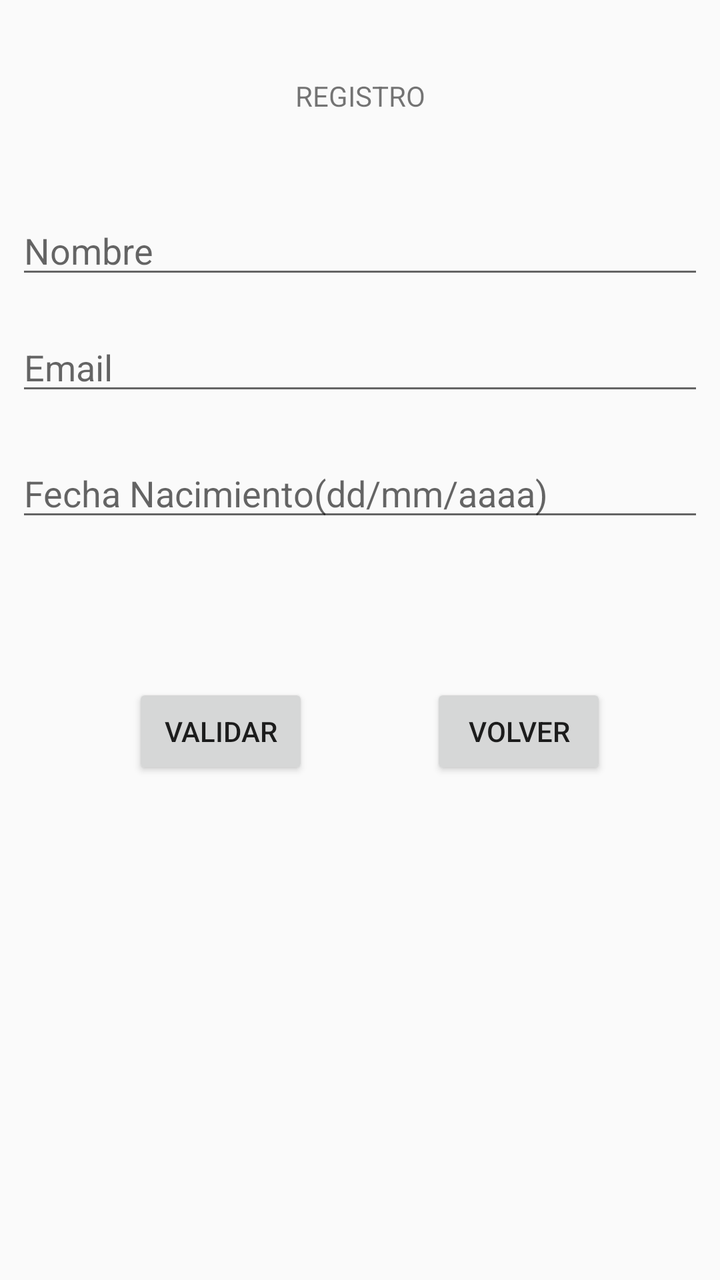
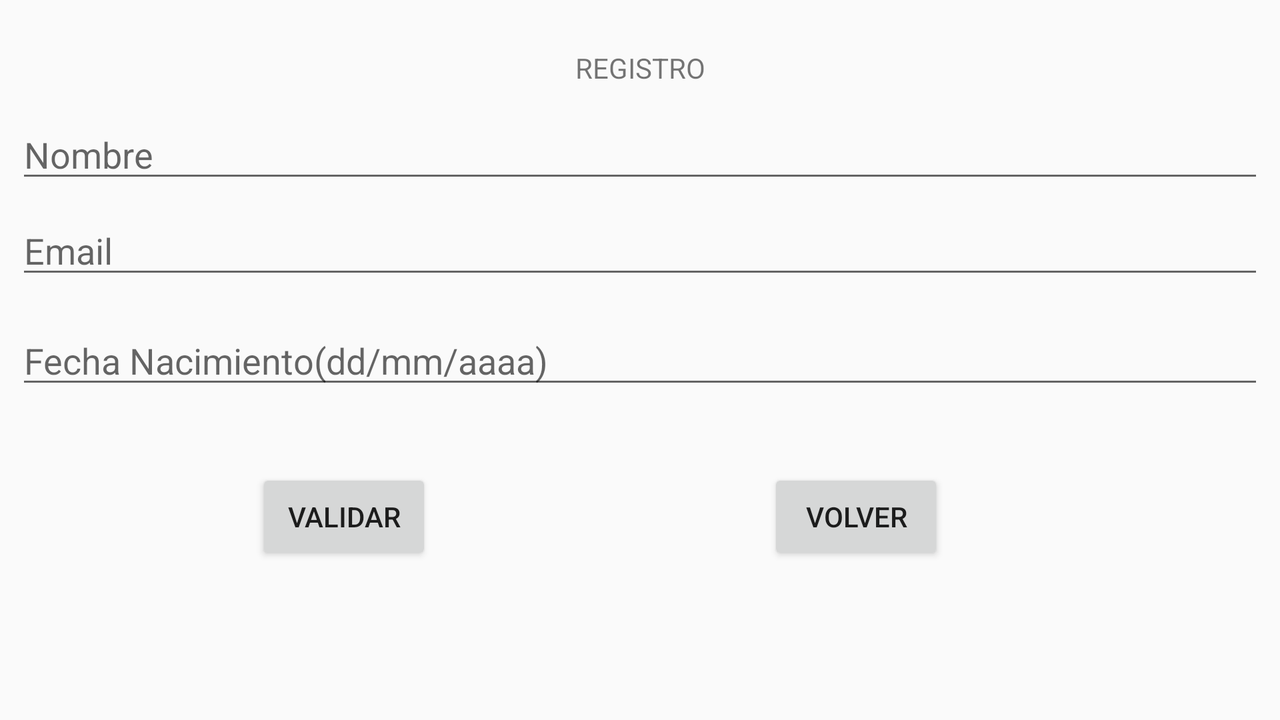

First picture: res/layout/ on a phone held upright. Second picture: the repository's own variant of that layout, on a device whose configuration matches the variant's folder. Source for both follows.
<!-- AndroidManifest.xml: application theme AppTheme -->
<!-- res/layout/registro.xml -->
<?xml version="1.0" encoding="utf-8"?>
<android.support.constraint.ConstraintLayout
    xmlns:android="http://schemas.android.com/apk/res/android"
    xmlns:app="http://schemas.android.com/apk/res-auto"
    xmlns:tools="http://schemas.android.com/tools"
    android:layout_width="match_parent"
    android:layout_height="match_parent">

    <TextView
        android:id="@+id/textView2"
        android:layout_width="wrap_content"
        android:layout_height="wrap_content"
        android:layout_marginBottom="8dp"
        android:layout_marginEnd="8dp"
        android:layout_marginStart="8dp"
        android:layout_marginTop="8dp"
        android:text="@string/registro"
        app:layout_constraintBottom_toBottomOf="parent"
        app:layout_constraintEnd_toEndOf="parent"
        app:layout_constraintStart_toStartOf="parent"
        app:layout_constraintTop_toTopOf="parent"
        app:layout_constraintVertical_bias="0.05" />

    <EditText
        android:id="@+id/textnombre"
        android:layout_width="match_parent"
        android:layout_height="39dp"
        android:layout_marginBottom="8dp"
        android:layout_marginEnd="8dp"
        android:layout_marginStart="8dp"
        android:layout_marginTop="8dp"
        android:hint="@string/nombre"
        app:layout_constraintBottom_toBottomOf="parent"
        app:layout_constraintEnd_toEndOf="parent"
        app:layout_constraintStart_toStartOf="parent"
        app:layout_constraintTop_toBottomOf="@+id/textView2"
        app:layout_constraintVertical_bias="0.076" />

    <EditText
        android:id="@+id/textemail"
        android:layout_width="match_parent"
        android:layout_height="40dp"
        android:layout_marginBottom="8dp"
        android:layout_marginEnd="8dp"
        android:layout_marginStart="8dp"
        android:layout_marginTop="8dp"
        android:hint="@string/email"
        android:inputType="textEmailAddress"
        app:layout_constraintBottom_toBottomOf="parent"
        app:layout_constraintEnd_toEndOf="parent"
        app:layout_constraintStart_toStartOf="parent"
        app:layout_constraintTop_toTopOf="parent"
        app:layout_constraintVertical_bias="0.265" />

    <EditText
        android:id="@+id/textfecha"
        android:layout_width="match_parent"
        android:layout_height="40dp"
        android:layout_marginBottom="8dp"
        android:layout_marginEnd="8dp"
        android:layout_marginStart="8dp"
        android:layout_marginTop="8dp"
        android:clickable="true"
        android:focusable="false"
        android:hint="@string/fecha"
        app:layout_constraintBottom_toBottomOf="parent"
        app:layout_constraintEnd_toEndOf="parent"
        app:layout_constraintStart_toStartOf="parent"
        app:layout_constraintTop_toTopOf="parent"
        app:layout_constraintVertical_bias="0.373" />

    <Button
        android:id="@+id/botonvalidar"
        android:layout_width="wrap_content"
        android:layout_height="wrap_content"
        android:layout_marginBottom="8dp"
        android:layout_marginEnd="8dp"
        android:layout_marginStart="8dp"
        android:layout_marginTop="8dp"
        android:text="@string/validar"
        app:layout_constraintBottom_toBottomOf="parent"
        app:layout_constraintEnd_toEndOf="parent"
        app:layout_constraintHorizontal_bias="0.228"
        app:layout_constraintStart_toStartOf="parent"
        app:layout_constraintTop_toTopOf="parent"
        app:layout_constraintVertical_bias="0.579" />

    <Button
        android:id="@+id/botonvolver3"
        android:layout_width="wrap_content"
        android:layout_height="wrap_content"
        android:layout_marginEnd="8dp"
        android:layout_marginStart="8dp"
        android:text="@string/volver"
        app:layout_constraintBaseline_toBaselineOf="@+id/botonvalidar"
        app:layout_constraintEnd_toEndOf="parent"
        app:layout_constraintHorizontal_bias="0.81"
        app:layout_constraintStart_toStartOf="parent" />

</android.support.constraint.ConstraintLayout>
<!-- resources referenced by this layout -->
<resources>
  <string name="email">Email</string>
  <string name="fecha">Fecha Nacimiento(dd/mm/aaaa)</string>
  <string name="nombre">Nombre</string>
  <string name="registro">REGISTRO</string>
  <string name="validar">VALIDAR</string>
  <string name="volver">VOLVER</string>
  <style name="AppTheme" parent="Theme.AppCompat.Light.DarkActionBar">
          
          <item name="colorPrimary">@color/colorPrimary</item>
          <item name="colorPrimaryDark">@color/colorPrimaryDark</item>
          <item name="colorAccent">@color/colorAccent</item>
      </style>
</resources>
<!-- res/layout-land/registro.xml (the repository's variant of the layout above) -->
<!-- drawn on the phone turned sideways -->
<?xml version="1.0" encoding="utf-8"?>
<android.support.constraint.ConstraintLayout
    xmlns:android="http://schemas.android.com/apk/res/android"
    xmlns:app="http://schemas.android.com/apk/res-auto"
    xmlns:tools="http://schemas.android.com/tools"
    android:layout_width="match_parent"
    android:layout_height="match_parent">

    <TextView
        android:id="@+id/textView2"
        android:layout_width="wrap_content"
        android:layout_height="wrap_content"
        android:layout_marginBottom="8dp"
        android:layout_marginEnd="8dp"
        android:layout_marginStart="8dp"
        android:layout_marginTop="8dp"
        android:text="@string/registro"
        app:layout_constraintBottom_toBottomOf="parent"
        app:layout_constraintEnd_toEndOf="parent"
        app:layout_constraintStart_toStartOf="parent"
        app:layout_constraintTop_toTopOf="parent"
        app:layout_constraintVertical_bias="0.05" />

    <EditText
        android:id="@+id/textnombre"
        android:layout_width="match_parent"
        android:layout_height="39dp"
        android:layout_marginBottom="8dp"
        android:layout_marginEnd="8dp"
        android:layout_marginStart="8dp"
        android:layout_marginTop="8dp"
        android:hint="@string/nombre"
        app:layout_constraintBottom_toBottomOf="parent"
        app:layout_constraintEnd_toEndOf="parent"
        app:layout_constraintStart_toStartOf="parent"
        app:layout_constraintTop_toTopOf="parent"
        app:layout_constraintVertical_bias="0.162" />

    <EditText
        android:id="@+id/textemail"
        android:layout_width="match_parent"
        android:layout_height="40dp"
        android:layout_marginBottom="8dp"
        android:layout_marginEnd="8dp"
        android:layout_marginStart="8dp"
        android:layout_marginTop="8dp"
        android:hint="@string/email"
        android:inputType="textEmailAddress"
        app:layout_constraintBottom_toBottomOf="parent"
        app:layout_constraintEnd_toEndOf="parent"
        app:layout_constraintHorizontal_bias="0.0"
        app:layout_constraintStart_toStartOf="parent"
        app:layout_constraintTop_toTopOf="parent"
        app:layout_constraintVertical_bias="0.317" />

    <EditText
        android:id="@+id/textfecha"
        android:layout_width="match_parent"
        android:layout_height="40dp"
        android:layout_marginBottom="8dp"
        android:layout_marginEnd="8dp"
        android:layout_marginStart="8dp"
        android:layout_marginTop="8dp"
        android:hint="@string/fecha"
        app:layout_constraintBottom_toBottomOf="parent"
        app:layout_constraintEnd_toEndOf="parent"
        app:layout_constraintHorizontal_bias="0.0"
        app:layout_constraintStart_toStartOf="parent"
        app:layout_constraintTop_toTopOf="parent"
        app:layout_constraintVertical_bias="0.498" />

    <Button
        android:id="@+id/botonvalidar"
        android:layout_width="wrap_content"
        android:layout_height="wrap_content"
        android:layout_marginBottom="8dp"

        android:layout_marginLeft="128dp"
        android:layout_marginTop="8dp"
        android:text="@string/validar"
        app:layout_constraintBottom_toBottomOf="parent"
        app:layout_constraintStart_toStartOf="parent"
        app:layout_constraintTop_toTopOf="parent"
        app:layout_constraintVertical_bias="0.765" />

    <Button
        android:id="@+id/botonvolver3"
        android:layout_width="wrap_content"
        android:layout_height="wrap_content"
        android:layout_marginEnd="8dp"
        android:layout_marginStart="8dp"
        android:text="@string/volver"
        app:layout_constraintBaseline_toBaselineOf="@+id/botonvalidar"
        app:layout_constraintEnd_toEndOf="parent"
        app:layout_constraintStart_toEndOf="@+id/botonvalidar" />

</android.support.constraint.ConstraintLayout>
